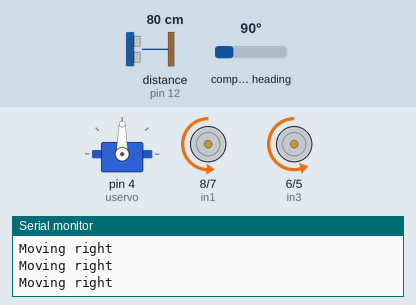
Recording of a sketch running on a simulated Arduino Uno, built with avr-gcc and run on an emulated ATmega328P. Parts: servo, motor-driver pin pairs drawn as motors (green arrow = first pin HIGH = forward, orange = second pin HIGH = backward, longer = more drive, scaled by the enable pin), the last lines printed to the serial monitor. Wiring (inferred from the names in the program): ultrasonic range finder: trigger pin 13; echo pin 12. Inputs (shaded band) come from the test bench; at power-on: compass heading 90°, distance to the obstacle (sensor on pin 12) 80 cm. The echo pulse lasts 58.3 µs per cm.

Above: at 1.2 s.
1.3 s: compass heading set to 184°
At 1.41 s:
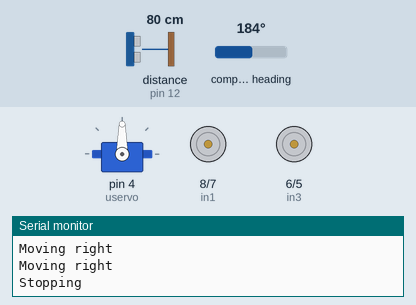
3.0 s: compass heading set to 108°
4.5 s: compass heading set to 99°
At 5.7 s:
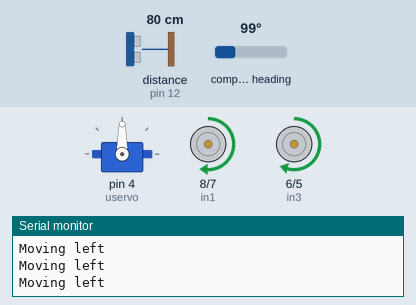
6.0 s: compass heading set to 180°
At 6.5 s:
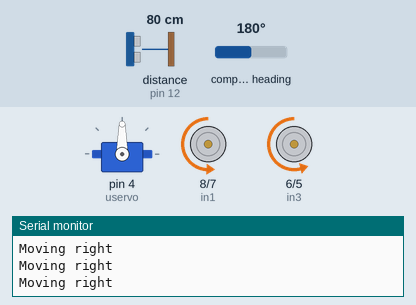
Timing chart, 0 to 8.5 s (numbered marks = the images above; inputs shaded):
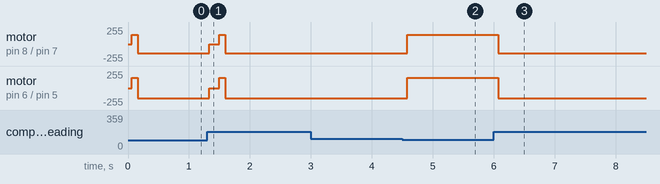

The sketch:

gpsauto.ino
```cpp
/*Connections:
2=tx
3=rx

a4=sda
a5=scl

13=trig
12=echo

9=5v of l298n
11=enA
8=in1
7=in2

10=enB
6=in3
5=in4

4=servo
*/

#include <TinyGPS.h>
#include <HMC5883L.h>
#include <I2Cdev.h>
#include <Wire.h>
#include <SoftwareSerial.h>
#include <Servo.h>
int f1=0;
long cm1;
int i=0;
float heading;
TinyGPS gps;
SoftwareSerial ss(3,2);
float x2lon = radians(17.456684), x2lat = radians(78.667074); //enter final location here as lon and lat
HMC5883L comp;
int16_t mx, my, mz;
float head, distance = 0.0;
#define trigPin 13
#define echoPin 12

//Right motor
int enA = 11;
int in1 = 8;
int in2 = 7;

//Left Motor
int enB = 10;
int in3 = 6;
int in4 = 5;

const int danger = 50; //danger distance in cm
int leftDistance, rightDistance;

Servo uservo;
long dur;
long dist;
void setup() {
  // put your setup code here, to run once:
  digitalWrite(9,HIGH);
  uservo.attach(4);
  uservo.write(90);
  pinMode(trigPin, OUTPUT);
  pinMode(echoPin, INPUT);
  pinMode(enA, OUTPUT);
  pinMode(enB, OUTPUT);
  pinMode(in1, OUTPUT);
  pinMode(in2, OUTPUT);
  pinMode(in3, OUTPUT);
  pinMode(in4, OUTPUT);
Wire.begin();
  comp.initialize();
  ss.begin(9600);
  Serial.begin(9600);
  Serial.println("Complete");
  Serial.println("Ready!");
}

void loop() {
  // put your main code here, to run repeatedly:
 if (f1 != 0)
    Forward();
  cm1 = ping();
  delay(50);
  cm1 = ping();
  Serial.print("cm:");
  Serial.print(cm1);
  if (cm1>danger){
    comp.getHeading(&mx, &my, &mz);
    heading = atan2(my, mx);
    if (heading < 0)
      heading += 2 * M_PI;
    heading = heading * 180 / M_PI;
    if ((i % 2) == 0)
    { head = heading + 100;
      if (head > 360)
        head = head - 360;
      Left();

    }
    else
    { head = heading - 100;
      if (head < 0)
        head = head + 360;
      Right();

    }
    while ((heading > head + 8) || (heading < head - 8)) // this loop turns the bot till its facing (head)degrees east of north
    {
      turn();
      delay(5);
      comp.getHeading(&mx, &my, &mz);
      heading = atan2(my, mx);
      if (heading < 0)
        heading += 2 * M_PI;
      heading = heading * 180 / M_PI;
    }
    Stop();
    delay(100);
  }
  else {

    Forward();


    delay(500);
    Stop();

    do {
      gpshead();
    } while (distance == 0.0);
    if (distance < 15)
      while (1)
        Stop();
    if (f1 == 0){
      comp.getHeading(&mx, &my, &mz);
      heading = atan2(my, mx);
      if (heading < 0)
        heading += 2 * M_PI;
      heading = heading * 180 / M_PI;


      while ((heading > head + 8) || (heading < head - 8))
      {
        turn();
        delay(5);
        comp.getHeading(&mx, &my, &mz);
        heading = atan2(my, mx);
        if (heading < 0)
          heading += 2 * M_PI;
        heading = heading * 180 / M_PI;
      }
      f1 = 4;
    }
    f1--;
  }
}
  void turn(){
  float tur = heading - head;
if (tur < 0.0)
  { if (tur > -180.0)
      Right();
    else
      Left();
  }
  else
  { if (tur < 180.0)
      Left();
    else Right();
  }
}
void gpshead()
{
  bool newData = false;
  for (unsigned long start = millis(); millis() - start < 1000;)
  {
    while (ss.available())
    {
      char c = ss.read();
       Serial.write(c);
      if (gps.encode(c))
        newData = true;
    }
  }
  if (newData)
  {
    float flat1, flon1;
    unsigned long age;
    gps.f_get_position(&flat1, &flon1, &age);
    flon1 = radians(flon1);  //also must be done in radians
    flat1 = radians(flat1);  //also must be done in radians
    head = atan2(sin(x2lon - flon1) * cos(x2lat), cos(flat1) * sin(x2lat) - sin(flat1) * cos(x2lat) * cos(x2lon - flon1));
    head = head * 180 / 3.1415926535; // convert from radians to degrees
    float dist_calc = 0;
    float diflat = 0;
    float diflon = 0;
    diflat = x2lat - flat1; //notice it must be done in radians
    diflon = (x2lon) - (flon1); //subtract and convert longitudes to radians
    distance = (sin(diflat / 2.0) * sin(diflat / 2.0));
    dist_calc = cos(flat1);
    dist_calc *= cos(x2lat);
    dist_calc *= sin(diflon / 2.0);
    dist_calc *= sin(diflon / 2.0);
    distance += dist_calc;
    distance = (2 * atan2(sqrt(distance), sqrt(1.0 - distance)));
    distance *= 6371000.0; //Converting to meters
    if (head < 0) {
      head += 360; //if the heading is negative then add 360 to make it positive
    }
  }
  else
  {
    head = 0.0;
    distance = 0.0;
  }
}
void movement()
{
  int distanceFwd = ping();
  if (distanceFwd>danger) //if path is clear
  {
    Forward(); //move forward
  }
  else //if path is blocked
  {
    Stop();
    uservo.write(0);
    delay(500);
    rightDistance = ping(); //scan to the right
    delay(500);
    uservo.write(180);
    delay(700);
    leftDistance = ping(); //scan to the left
    delay(500);
    uservo.write(90); //return to center
    delay(100);
    compareDistance();
  }
}
void compareDistance()
{
  if (leftDistance>rightDistance) //if left is less obstructed
  {
    Left(); //turn left
    delay(500);
  }
  else if (rightDistance>leftDistance) //if right is less obstructed
  {
    Right(); //turn right
    delay(500);
  }
   else //if they are equally obstructed
  {
    Backward(); //turn 180 degrees
    delay(1000);
  }
}

long ping()
{
 //Trigger the sensor to send out a ping
 digitalWrite(trigPin, HIGH);
 delayMicroseconds(10);
 digitalWrite(trigPin, LOW);
 dur = pulseIn(echoPin, HIGH);
 dist = 0.034*dur/2;
 Serial.println(+distance);
 return dist;
}

void Forward() //This function tells the robot to go forward
{
  //for (int i=0; i <= 50; i++){
  Serial.println("");
  Serial.println("Moving forward");
  // turn on left motor
  digitalWrite(in1, LOW);
  digitalWrite(in2, HIGH);
  // set speed out of possible range 0~255
  analogWrite(enA, 155);
  // turn on right motor
  digitalWrite(in3, HIGH);
  digitalWrite(in4, LOW);
  // set speed out of possible range 0~255
  analogWrite(enB, 155);
  delay(100);
  //}
  //Stop();
}

void Backward() //This function tells the robot to move backward
{
  //for (int i=0; i <= 50; i++){
  Serial.println("");
  Serial.println("Moving backward");
  // turn on left motor
  digitalWrite(in1, HIGH);
  digitalWrite(in2, LOW);
  // set speed out of possible range 0~255
  analogWrite(enA, 155);
  // turn on right motor
  digitalWrite(in3, LOW);
  digitalWrite(in4, HIGH);
  // set speed out of possible range 0~255
  analogWrite(enB, 155);
  delay(100);
  //}
  //Stop();
}

void Left() //This function tells the robot to turn left
{
  //for (int i=0; i <= 50; i++){
  Serial.println("");
  Serial.println("Moving left");
  digitalWrite(in1, HIGH);
  digitalWrite(in2, LOW);
  //  set speed out of possible range 0~255
  analogWrite(enA, 140);
  digitalWrite(in3, HIGH);
  digitalWrite(in4, LOW);
  //set speed out of possible range 0~255
  analogWrite(enB, 155);
  delay(100);
  //   }
  //   Stop();
}

void Right() //This function tells the robot to turn right
{
//   for (int i=0; i <= 50; i++){
   Serial.println("");
   Serial.println("Moving right");
   digitalWrite(in1, LOW);
   digitalWrite(in2, HIGH);
//  set speed out of possible range 0~255
   analogWrite(enA, 135);
   digitalWrite(in3, LOW); //Was High
   digitalWrite(in4, HIGH);
   analogWrite(enB, 155);
   delay(100);
//    }
//     Stop();
}

void Stop() //This function tells the robot to stop moving
{
  Serial.println("");
  Serial.println("Stopping");
// now turn off motors
  digitalWrite(in1, LOW);
  digitalWrite(in2, LOW);
  //analogWrite(enA, 0);
  digitalWrite(in3, LOW);
  digitalWrite(in4, LOW);
  //analogWrite(enB, 0);
}
```

Measured:
- the behaviour switches between 104 and 103° on compass heading (found by bisection; images 1 and 2)
- after the input at 1.3 s, motor on pin 8 (in1) / pin 7 (in2): backward 135/255 → stopped at once, → forward 140/255 0.16 s later, → backward 135/255 0.10 s later; motor on pin 6 (in3) / pin 5 (in4): backward 155/255 → stopped at once, → forward 155/255 0.16 s later, → backward 155/255 0.10 s later
- after the input at 4.5 s, motor on pin 8 (in1) / pin 7 (in2): backward 135/255 → forward 140/255 after 0.08 s; motor on pin 6 (in3) / pin 5 (in4): backward 155/255 → forward 155/255 after 0.08 s
- after the input at 6.0 s, motor on pin 8 (in1) / pin 7 (in2): forward 140/255 → backward 135/255 after 0.07 s; motor on pin 6 (in3) / pin 5 (in4): forward 155/255 → backward 155/255 after 0.07 s
